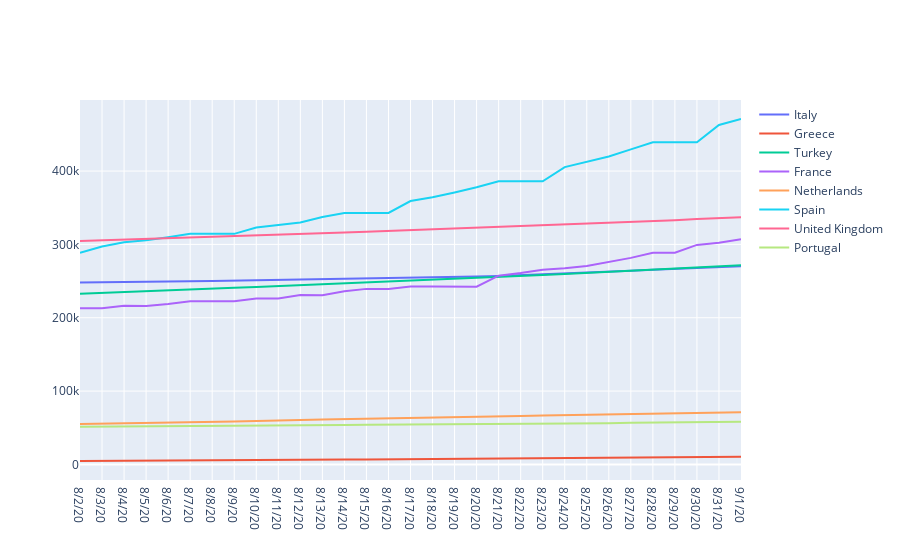

The code cell stored with this chart in its notebook:
### Code cell
draw(flip(confirmed_selection))
